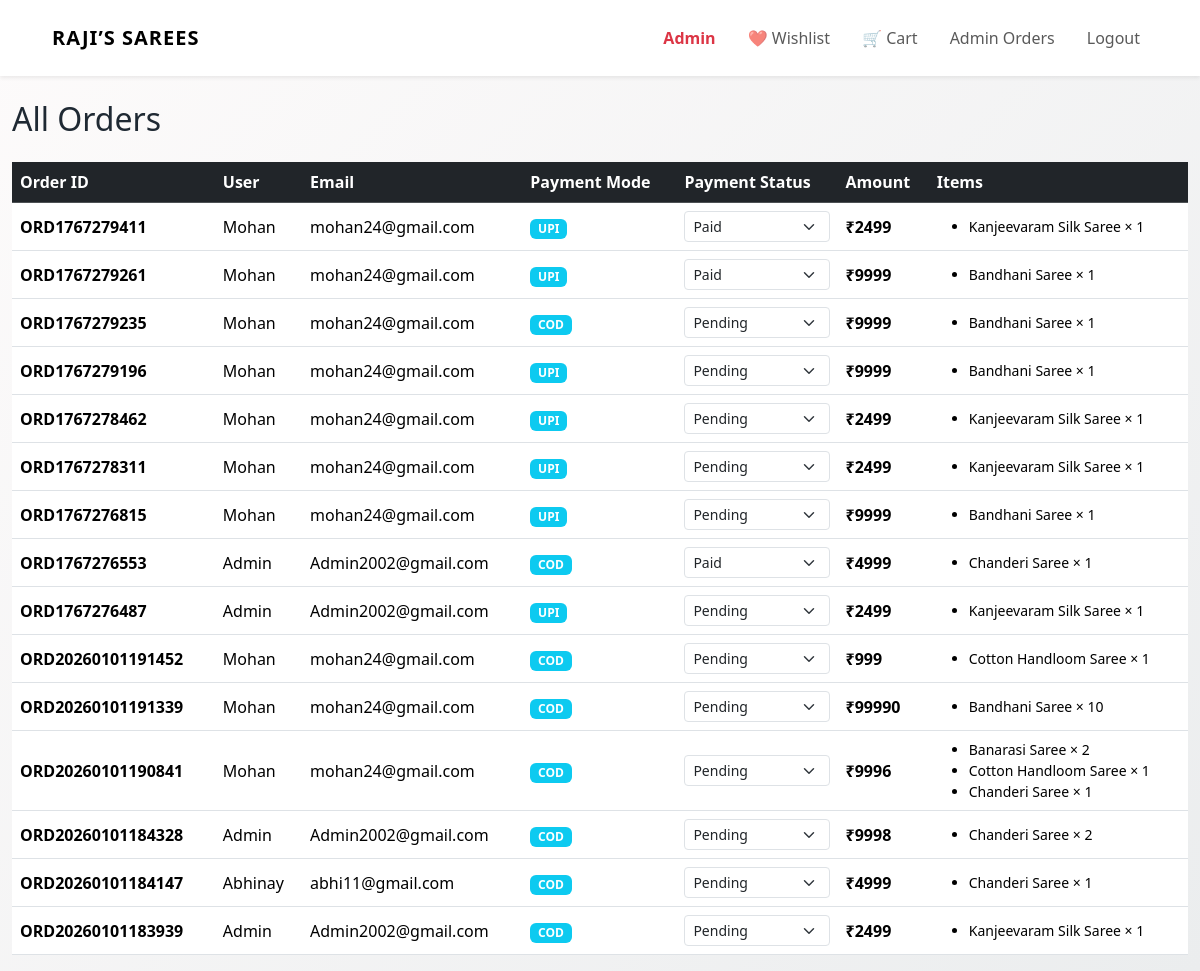
Page /admin/orders (signed in) on the earlier database version.
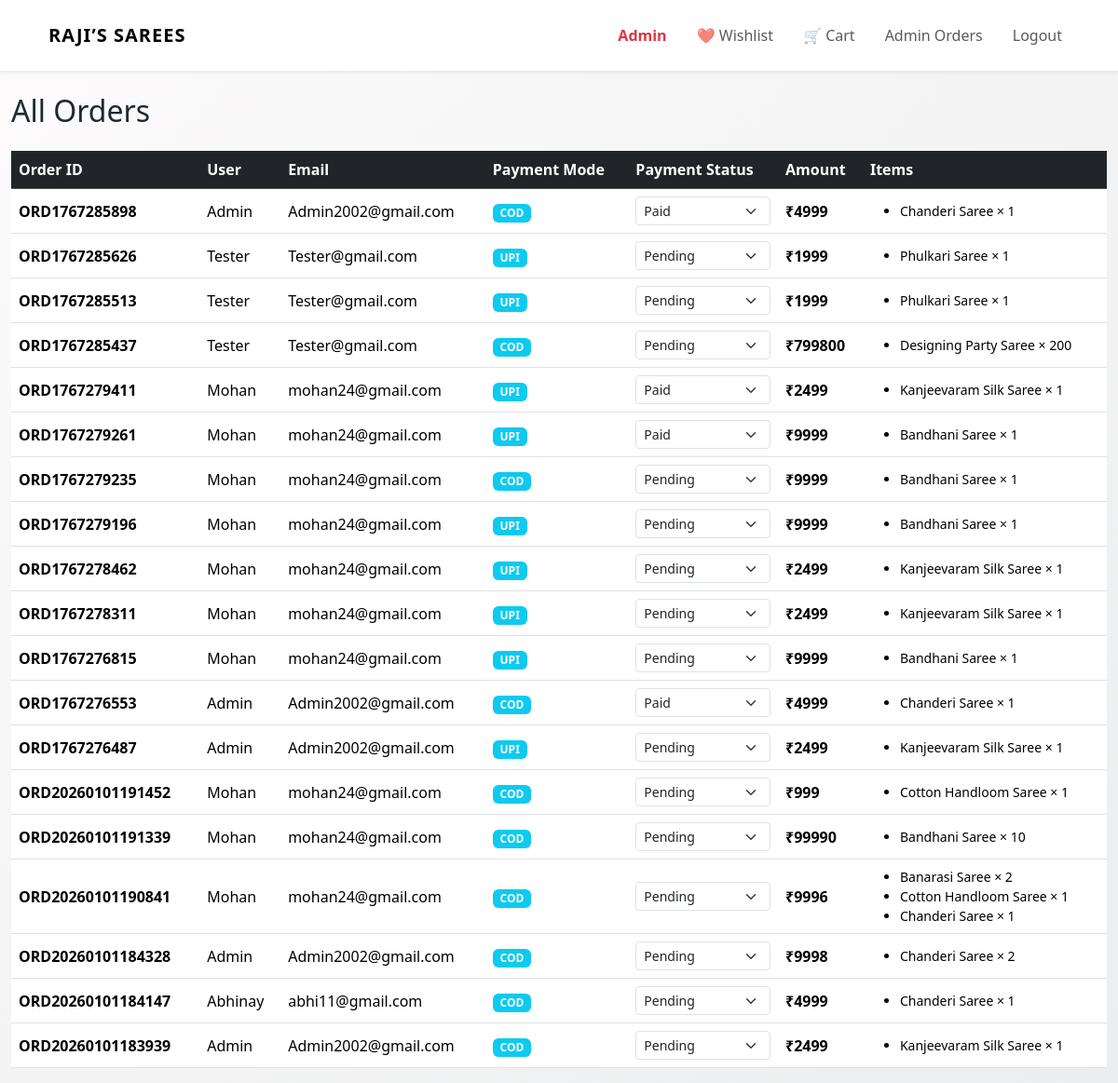
Same page on the later database version.
### app.py (models this page shows)
class Order(db.Model):
    id = db.Column(db.Integer, primary_key=True)
    order_code = db.Column(db.String(20), unique=True, nullable=False)
    user_id = db.Column(db.Integer, db.ForeignKey("user.id"), nullable=False)
    payment_mode = db.Column(db.String(20))
    payment_status = db.Column(db.String(20))
    total_amount = db.Column(db.Integer)
    created_at = db.Column(db.DateTime, default=datetime.utcnow)
    user = db.relationship("User", back_populates="orders")
    items = db.relationship("OrderItem", backref="order", lazy=True)

class User(UserMixin, db.Model):
    id = db.Column(db.Integer, primary_key=True)
    name = db.Column(db.String(100), nullable=False)
    email = db.Column(db.String(120), unique=True, nullable=False)
    password = db.Column(db.String(200), nullable=False)
    is_admin = db.Column(db.Boolean, default=False)
    orders = db.relationship("Order", back_populates="user")

class OrderItem(db.Model):
    id = db.Column(db.Integer, primary_key=True)
    order_id = db.Column(db.Integer, db.ForeignKey("order.id"), nullable=False)
    product_name = db.Column(db.String(150))
    price = db.Column(db.Integer)
    quantity = db.Column(db.Integer)

### app.py (the view)
@app.route("/admin/orders")
@login_required
def admin_orders():
    if not current_user.is_admin:
        abort(403)
    orders = Order.query.order_by(Order.created_at.desc()).all()
    return render_template("orders_admin.html", orders=orders)

### app.py (called while the page is built)
@login_manager.user_loader
def load_user(user_id):
    return User.query.get(int(user_id))

@app.context_processor
def inject_cart_count():
    if current_user.is_authenticated:
        count = db.session.query(
            func.sum(CartItem.quantity)
        ).filter_by(user_id=current_user.id).scalar()
        return {"cart_count": count or 0}
    return {"cart_count": 0}

### templates/orders_admin.html
{% extends "base.html" %}
{% block content %}
<h2 class="mb-4">All Orders</h2>
<div class="table-responsive">
<table class="table table-hover align-middle">
<thead class="table-dark">
<tr>
  <th>Order ID</th>
  <th>User</th>
  <th>Email</th>
  <th>Payment Mode</th>
  <th>Payment Status</th>
  <th>Amount</th>
  <th>Items</th>
</tr>
</thead>
<tbody>
{% for order in orders %}
<tr>
  <td><strong>{{ order.order_code }}</strong></td>
  <td>{{ order.user.name }}</td>
  <td>{{ order.user.email }}</td>
  <td>
    <span class="badge bg-info">
      {{ order.payment_mode }}
    </span>
  </td>
  <td>
    <form method="POST"
          action="/admin/order/update-status/{{ order.id }}">
      <select name="payment_status"
              class="form-select form-select-sm"
              onchange="this.form.submit()">
        <option value="Pending"
          {% if order.payment_status == "Pending" %}selected{% endif %}>
          Pending
        </option>
        <option value="Paid"
          {% if order.payment_status == "Paid" %}selected{% endif %}>
          Paid
        </option>
      </select>
    </form>
  </td>
  <td><strong>₹{{ order.total_amount }}</strong></td>
  <td>
    <ul class="small mb-0">
      {% for item in order.items %}
        <li>{{ item.product_name }} × {{ item.quantity }}</li>
      {% endfor %}
    </ul>
  </td>
</tr>
{% endfor %}
</tbody>
</table>
</div>
{% endblock %}

Differences in the rows shown:
added Order: order_code "ORD1767285898", user.name "Admin", user.email "Admin2002@gmail.com", payment_mode "COD", payment_status "Paid", total_amount "4999"
added OrderItem: product_name "Chanderi Saree", quantity "1", shown under "ORD1767285898"
added Order: order_code "ORD1767285626", user.name "Tester", user.email "Tester@gmail.com", payment_mode "UPI", payment_status "Pending", total_amount "1999"
added OrderItem: product_name "Phulkari Saree", quantity "1", shown under "ORD1767285626"
added Order: order_code "ORD1767285513", user.name "Tester", user.email "Tester@gmail.com", payment_mode "UPI", payment_status "Pending", total_amount "1999"
added OrderItem: product_name "Phulkari Saree", quantity "1", shown under "ORD1767285513"
added Order: order_code "ORD1767285437", user.name "Tester", user.email "Tester@gmail.com", payment_mode "COD", payment_status "Pending", total_amount "799800"
added OrderItem: product_name "Designing Party Saree", quantity "200", shown under "ORD1767285437"
